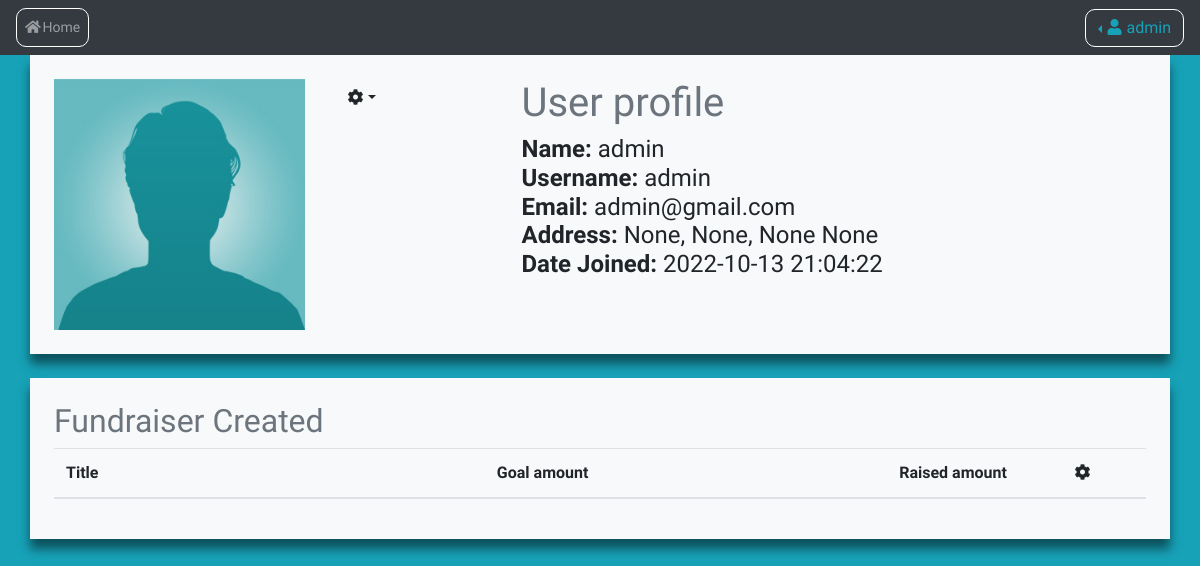
/user_page (signed in), run on the app's committed database.
### app.py (models this page shows, shortened)
class Users(db.Model, UserMixin):
    id = db.Column(db.Integer, primary_key=True)
    name = db.Column(db.String(200), nullable=False)
    username = db.Column(db.String(20), nullable=False, unique=True)
    email = db.Column(db.String(100), nullable=False, unique=True)
    address = db.Column(db.String(300), nullable=True)
    city = db.Column(db.String(100), nullable=True)
    state = db.Column(db.String(100), nullable=True)
    zipcode = db.Column(db.Integer, nullable=True)
    date_added = db.Column(db.DateTime(timezone=True), default=func.now())
    password = db.Column(db.String(128))
    fundraiser = db.relationship('Fundraiser', backref='funder')

### app.py (the view, shortened to what this page needs)
@app.route('/user_page', methods=['GET', 'POST'])
@login_required
def user_page():
    form = UserForm()
    id = current_user.id
    user_to_update = Users.query.get_or_404(id)
    user_fundraisers = Fundraiser.query.order_by(Fundraiser.date_created.desc())
    return render_template("user_page.html", user_fundraisers=user_fundraisers, user_to_update=user_to_update, form=form)

### app.py (called while the page is built)
@login_manager.user_loader
def load_user(user_id):
	return Users.query.get(int(user_id))

### templates/user_page.html (shortened to what this page needs)
{% extends "base.html" %}
{% block content %}
<div class="container makeShadow bg-light p-4">
    <div class="row">
        <div class="col-lg-3">
            <div>
                <img src="{{ url_for('static', filename='images/Default-avatar.jpg')}}" alt="User image"
                    style="width: 100%;">
            </div>
        </div>
        <div class="col-lg-2 dropdown">
            <button class="btn dropdown-toggle" data-toggle="dropdown"><i class="fa fa-cog "></i></button>
        </div>
        <div class="col-lg-7">
            <h1 class="text-secondary">User profile</h1>
            <div class="h4">
                <strong>Name:</strong>
                {{ current_user.name }}<br />
                <strong>Username:</strong>
                {{ current_user.username }}<br />
                <strong>Email:</strong>
                {{ current_user.email }}<br />
                <strong>Address:</strong>
                {{ current_user.address }}, {{ current_user.city }}, {{ current_user.state }} {{ current_user.zipcode }}
                <br />
                <strong>Date Joined:</strong>
                {{ current_user.date_added }}<br />
                <br>
            </div>
        </div>
    </div>
</div>
<div class="container justify-content-center mt-4">
    <div class="row makeShadow bg-light p-4">
        <h2 class="text-secondary">Fundraiser Created</h2>
        <table class="table table-striped">
            <thead>
                <tr>
                    <th class="text-left">Title</th>
                    <th class="text-right">Goal amount</th>
                    <th class="text-right">Raised amount</th>
                    <th class="text-center"><i class=" fa fa-cog"></i></th>
                </tr>
            </thead>
        </table>
    </div>
</div>
{% endblock %}

### templates/base.html (shortened to what this page needs)
<!DOCTYPE html>
<html lang="en">
<head>
  <link rel="stylesheet" href="https://cdnjs.cloudflare.com/ajax/libs/twitter-bootstrap/4.5.2/css/bootstrap.min.css" />
  <link rel="stylesheet" href="https://cdnjs.cloudflare.com/ajax/libs/font-awesome/5.14.0/css/all.min.css" />
  <link rel="stylesheet" type="text/css" href="{{ url_for('static', filename= 'style.css')}}">
</head>
<body class="bg-info">
  <nav class="navbar sticky-top navbar-expand-lg navbar-dark bg-dark">
    <div class="navbar-nav mr-auto">
      <button class="btn btn-outline-success btn-sm p-0 myLinkBtn mr-2"><a class="nav-item nav-link"
          href="{{url_for('home')}}"><i class="fa fa-fw fa-home pr-1"></i>Home</a></button>
    </div>
    <div class="nav">
      {% if current_user.is_authenticated %}
      <div class="dropleft">
        <button type="button" class="btn btn-outline-info dropdown-toggle myLinkBtn" id="dropdownMenuButton"
          data-toggle="dropdown" aria-haspopup="true" aria-expanded="false"><i
            class="fa fa-fw fa-user pr-1"></i>{{current_user.name}}
        </button>
      </div>
    </div>
    {% endif %}
  </nav>
  {% block content %}
  {% endblock %}
</body>
</html>

### static/style.css (style rules this page uses)
* { margin: 0; padding: 0; box-sizing: border-box; font-family: "Maven Pro", sans-serif; }
.makeShadow { box-shadow: 0 10px 10px rgba(0, 0, 0, 0.5); }
.myLinkBtn { border-radius: 10px; width: 100%; border: 1px solid #fff; }

### data on the page
Users: name "admin", username "admin", email "admin@gmail.com", address "None", city "None", state "None", zipcode "None", date_added "2022-10-13 21:04:22"
